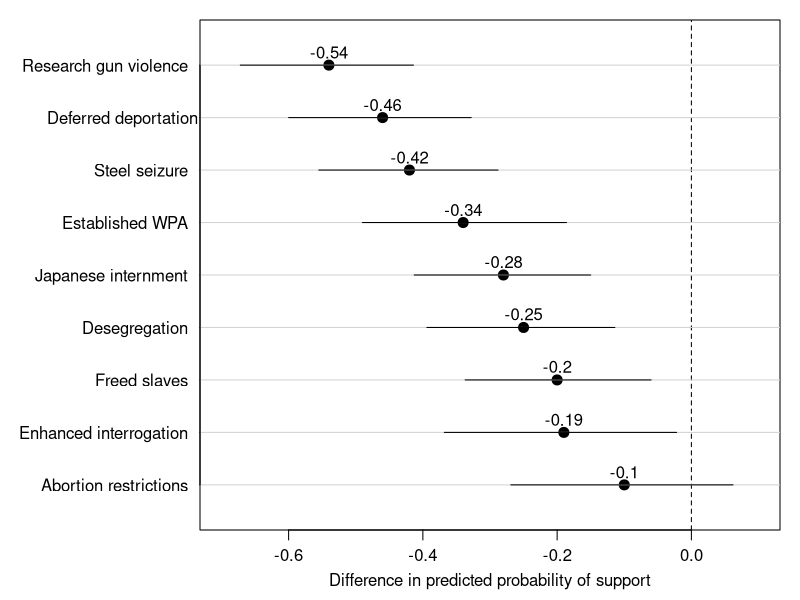

Write R code to recreate this figure.
## Effect = the differences in predicted probability
## Low and High = the low and high values of the 95% confidence intervals
## These estimates are all obtained from Stata (see RR-AJPS-analyzeYouGov.do)

names <- c("Research gun violence  ","Deferred deportation","Steel seizure  ","Established WPA  ","Japanese internment  ","Desegregation  ","Freed slaves  ","Enhanced interrogation  ","Abortion restrictions  ")
effect <- c(-.54,-.46,-.42,-.34,-.28,-.25,-.20,-.19,-.10)
low <- c(-.672,-.600,-.555,-.490,-.413,-.394,-.337,-.368,-.269)
high <- c(-.414,-.328,-.288,-.186,-.150,-.114,-.060,-.022,.062)

group <- c(9,8,7,6,5,4,3,2,1)
pdf(file = "youGov-revised4.pdf", family = "Times")
par(mar=c(3.5,10,1,1), mgp=c(2,.75,0))
plot(effect,group,xlim=c(-.7,.1),ylim=c(0.5,9.5),cex.lab=1,cex.axis=1,pch=20,cex=2,ylab="",yaxt="n",xlab="Difference in predicted probability of support")
abline(v=0,lty=2)
segments(-.8,group,.2,group,col="LIGHTGREY")
segments(low,group,high,group)
par(mgp=c(2,.1,0))
axis(2,at=c(9,8,7,6,5,4,3,2,1),las=2,cex.axis=1,labels=names,tck=0)
text(effect, 9:1 + .25, round(effect,2))
dev.off()





